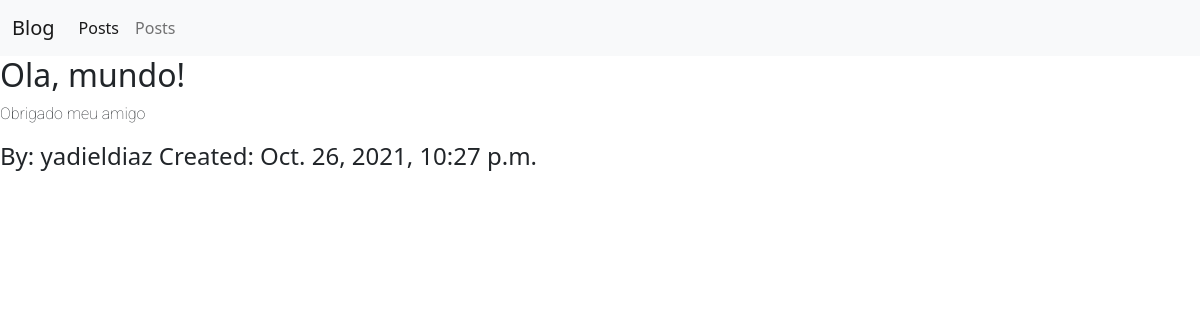
Screenshot of /post/3/ with the database file from the repository.
### blog/models.py (models this page shows, shortened)
class Post(models.Model):
    title = models.CharField(max_length=200)
    author = models.ForeignKey(
        'auth.User',
        on_delete=models.CASCADE
    )
    body = models.TextField()
    created_at = models.DateTimeField(auto_now_add=True)

### blog/views.py (the view)
# urls.py: path('post/<int:pk>/', PostDetailView.as_view(), name='post_detail'),
class PostDetailView(DetailView):
    model = Post
    template_name = "post_detail.html"

### templates/post_detail.html (shortened to what this page needs)
{% extends 'base.html' %}
{% block content %}
    <h2>{{ post.title }}</h2>
    <p>{{ post.body }}</p>
    <h4>By: {{ post.author }} Created: {{ post.created_at }}</h4>
{% endblock content %}

### static/css/base.css (style rules this page uses)
p { font-family: 'Roboto', sans-serif; font-weight: 100; }

### rows the page displays
Post: title "Ola, mundo!", body "Obrigado meu amigo", author "yadieldiaz", created_at "Oct. 26, 2021, 10:27 p.m."
